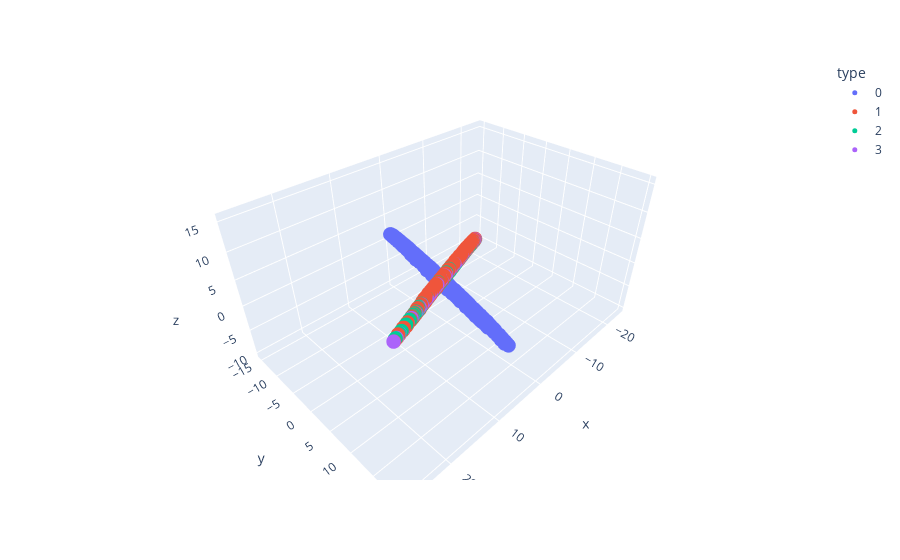

Notebook code cell kept with this figure:
### Code cell
points = pred_points[0]
points = model.comps[2](torch.tensor(points)) #+ torch.tensor(points)
new_points = [ptrs.copy() for ptrs in pred_points]
new_points[0] = points.detach()
df = pd.DataFrame(np.concatenate(new_points, axis=0), columns=['x', 'y', 'z'])
df['type'] = sum([[f'{i}']*1000 for i in range(extra_modes+1)], [])
fig = px.scatter_3d(df, x='x', y='y', z='z', color='type')
fig.update_traces(marker={'size': 5})
fig.show()

### Figure 1 — Plotly figure (JSON) as saved in the notebook; plotly's stock layout.template omitted (floating-point values rounded to 4 significant figures; data arrays with more than 128 entries replaced by an {"elided": "..."} marker saying what was removed)
{"data": [{"hovertemplate": "type=0<br>x=%{x}<br>y=%{y}<br>z=%{z}<extra></extra>", "legendgroup": "0", "marker": {"color": "#636efa", "size": 5, "symbol": "circle"}, "mode": "markers", "name": "0", "scene": "scene", "showlegend": true, "type": "scatter3d", "x": {"elided": "1000 float values"}, "y": {"elided": "1000 float values"}, "z": {"elided": "1000 float values"}}, {"hovertemplate": "type=1<br>x=%{x}<br>y=%{y}<br>z=%{z}<extra></extra>", "legendgroup": "1", "marker": {"color": "#EF553B", "size": 5, "symbol": "circle"}, "mode": "markers", "name": "1", "scene": "scene", "showlegend": true, "type": "scatter3d", "x": {"elided": "1000 float values"}, "y": {"elided": "1000 float values"}, "z": {"elided": "1000 float values"}}, {"hovertemplate": "type=2<br>x=%{x}<br>y=%{y}<br>z=%{z}<extra></extra>", "legendgroup": "2", "marker": {"color": "#00cc96", "size": 5, "symbol": "circle"}, "mode": "markers", "name": "2", "scene": "scene", "showlegend": true, "type": "scatter3d", "x": {"elided": "1000 float values"}, "y": {"elided": "1000 float values"}, "z": {"elided": "1000 float values"}}, {"hovertemplate": "type=3<br>x=%{x}<br>y=%{y}<br>z=%{z}<extra></extra>", "legendgroup": "3", "marker": {"color": "#ab63fa", "size": 5, "symbol": "circle"}, "mode": "markers", "name": "3", "scene": "scene", "showlegend": true, "type": "scatter3d", "x": {"elided": "1000 float values"}, "y": {"elided": "1000 float values"}, "z": {"elided": "1000 float values"}}], "layout": {"legend": {"title": {"text": "type"}, "tracegroupgap": 0}, "margin": {"t": 60}, "scene": {"domain": {"x": [0, 1], "y": [0, 1]}, "xaxis": {"title": {"text": "x"}}, "yaxis": {"title": {"text": "y"}}, "zaxis": {"title": {"text": "z"}}}}}
